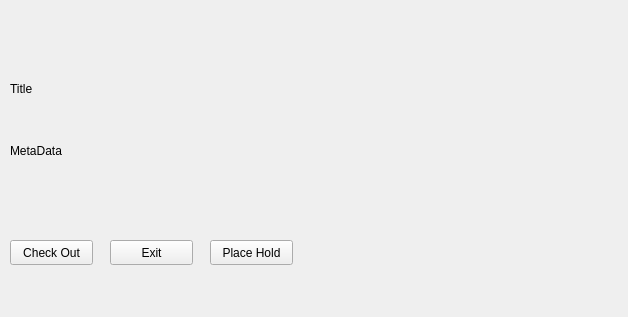
<?xml version="1.0" encoding="UTF-8"?>
<ui version="4.0">
 <class>CatalogueItemUI</class>
 <widget class="QWidget" name="CatalogueItemUI">
  <property name="geometry">
   <rect>
    <x>0</x>
    <y>0</y>
    <width>628</width>
    <height>317</height>
   </rect>
  </property>
  <property name="windowTitle">
   <string>Form</string>
  </property>
  <property name="autoFillBackground">
   <bool>true</bool>
  </property>
  <widget class="QLabel" name="titleLabel">
   <property name="geometry">
    <rect>
     <x>10</x>
     <y>80</y>
     <width>28</width>
     <height>17</height>
    </rect>
   </property>
   <property name="text">
    <string>Title</string>
   </property>
  </widget>
  <widget class="QLabel" name="metaData">
   <property name="geometry">
    <rect>
     <x>10</x>
     <y>100</y>
     <width>601</width>
     <height>101</height>
    </rect>
   </property>
   <property name="sizePolicy">
    <sizepolicy hsizetype="Expanding" vsizetype="Expanding">
     <horstretch>0</horstretch>
     <verstretch>0</verstretch>
    </sizepolicy>
   </property>
   <property name="text">
    <string>MetaData</string>
   </property>
  </widget>
  <widget class="QPushButton" name="checkout">
   <property name="geometry">
    <rect>
     <x>10</x>
     <y>240</y>
     <width>83</width>
     <height>25</height>
    </rect>
   </property>
   <property name="text">
    <string>Check Out</string>
   </property>
  </widget>
  <widget class="QPushButton" name="exit">
   <property name="geometry">
    <rect>
     <x>110</x>
     <y>240</y>
     <width>83</width>
     <height>25</height>
    </rect>
   </property>
   <property name="text">
    <string>Exit</string>
   </property>
  </widget>
  <widget class="QPushButton" name="placeHold">
   <property name="geometry">
    <rect>
     <x>210</x>
     <y>240</y>
     <width>83</width>
     <height>25</height>
    </rect>
   </property>
   <property name="text">
    <string>Place Hold</string>
   </property>
  </widget>
 </widget>
 <resources/>
 <connections/>
</ui>
